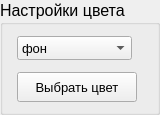
         <widget class="QGroupBox" name="groupBox_utils">
          <property name="minimumSize">
           <size>
            <width>160</width>
            <height>115</height>
           </size>
          </property>
          <property name="maximumSize">
           <size>
            <width>160</width>
            <height>115</height>
           </size>
          </property>
          <property name="font">
           <font>
            <family>MS Shell Dlg 2</family>
            <pointsize>12</pointsize>
           </font>
          </property>
          <property name="toolTip">
           <string/>
          </property>
          <property name="statusTip">
           <string>Настройки цвета</string>
          </property>
          <property name="title">
           <string>Настройки цвета</string>
          </property>
          <widget class="QWidget" name="horizontalLayoutWidget">
           <property name="geometry">
            <rect>
             <x>0</x>
             <y>30</y>
             <width>154</width>
             <height>80</height>
            </rect>
           </property>
           <layout class="QHBoxLayout" name="horizontalLayout">
            <item>
             <layout class="QGridLayout" name="gridLayout">
              <item row="0" column="0">
               <widget class="QComboBox" name="comboBox_color">
                <property name="minimumSize">
                 <size>
                  <width>115</width>
                  <height>24</height>
                 </size>
                </property>
                <property name="maximumSize">
                 <size>
                  <width>115</width>
                  <height>24</height>
                 </size>
                </property>
                <property name="font">
                 <font>
                  <pointsize>10</pointsize>
                  <kerning>true</kerning>
                 </font>
                </property>
                <property name="toolTip">
                 <string/>
                </property>
                <property name="statusTip">
                 <string>Нажмите, чтобы выбрать параметр для изменения цвета</string>
                </property>
                <item>
                 <property name="text">
                  <string>фон</string>
                 </property>
                </item>
                <item>
                 <property name="text">
                  <string>граница</string>
                 </property>
                </item>
                <item>
                 <property name="text">
                  <string>заливка</string>
                 </property>
                </item>
                <item>
                 <property name="text">
                  <string>ребро</string>
                 </property>
                </item>
               </widget>
              </item>
              <item row="1" column="0">
               <widget class="QPushButton" name="pushButton_color">
                <property name="minimumSize">
                 <size>
                  <width>120</width>
                  <height>30</height>
                 </size>
                </property>
                <property name="maximumSize">
                 <size>
                  <width>120</width>
                  <height>30</height>
                 </size>
                </property>
                <property name="font">
                 <font>
                  <pointsize>10</pointsize>
                 </font>
                </property>
                <property name="toolTip">
                 <string>Нажмите, чтобы выбрать цвет</string>
                </property>
                <property name="statusTip">
                 <string>Нажмите, чтобы выбрать цвет </string>
                </property>
                <property name="text">
                 <string>Выбрать цвет</string>
                </property>
               </widget>
              </item>
             </layout>
            </item>
           </layout>
          </widget>
         </widget>
